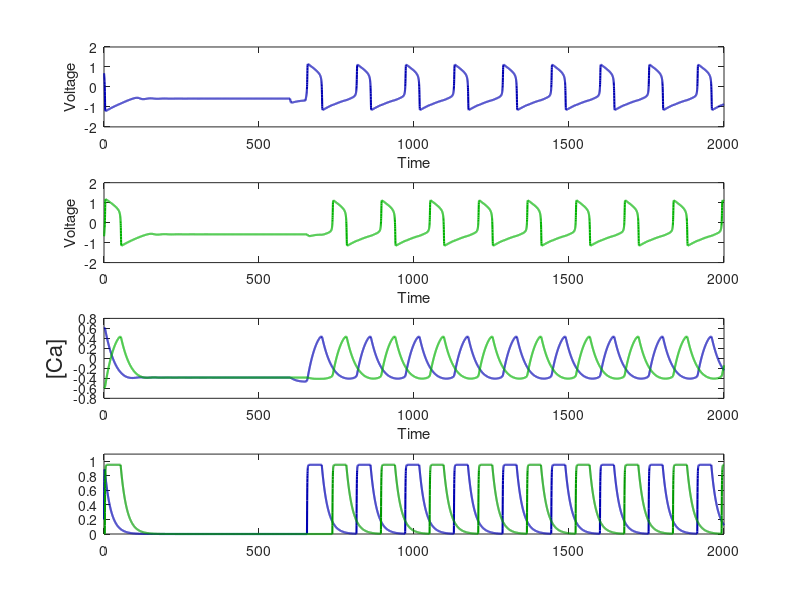
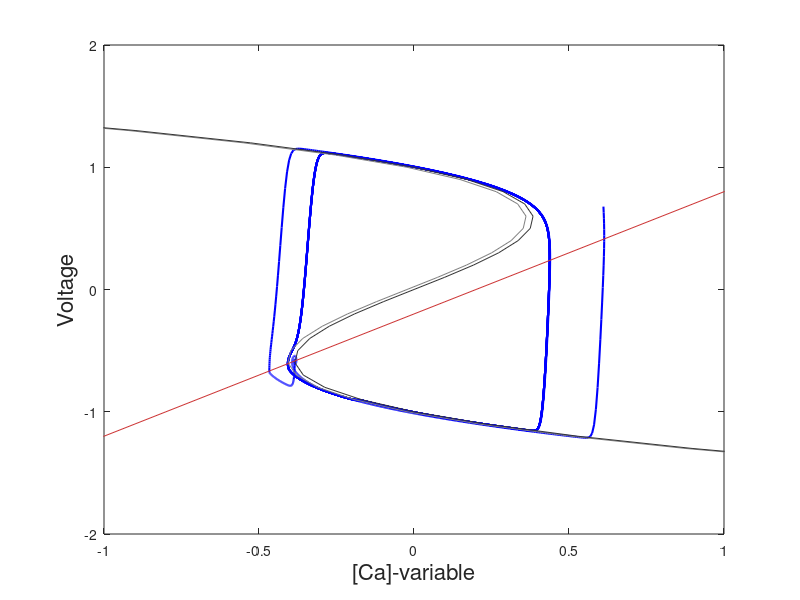

Reproduce these figures in MATLAB, in order.

clear all 
tic
tmax=2000; % max time in seconds
step=0.2;       % time step in msec

%-----Cellular parameters ---------------
eps=0.02;
Vshift=-0.2;
alpha=1;
beta=0.01;


% Constant stimuli if any
gsyn12=0.02;
gsyn21=0.02;

Erev=-2;

Iext=-0.1;
t1=600; % this time is in msec
t2=650; % this time is in msec
 

time=zeros(tmax/step,1);vv1=time;vv2=time;Caa1=time;Caa2=time;
ss1=time;ss2=time;

V1= 2; V2= -2; Ca1=.61; Ca2=-0.6; s1=0; s2=0;

tt=0;
i=0;
while (tt < tmax)
%pulse
 if tt>t1 && tt<t2
 Iapp=Iext;
 else
      Iapp=0.;
 end
    
V1 =V1 +step*( V1-V1.^3 - Ca1 + Iapp -gsyn21*s2*(V1-Erev));
V2 =V2 +step*( V2-V2.^3 - Ca2        - gsyn12*s1*(V2-Erev));
Ca1=Ca1+step*(eps*(V1-Vshift-Ca1 ));
Ca2=Ca2+step*(eps*(V2-Vshift-Ca2));
s1=s1  +step*(alpha*(1-s1)/(1+exp(-50*(V1))))-beta*s1;
s2=s2  +step*(alpha*(1-s2)/(1+exp(-50*(V2))))-beta*s2;
tt=tt+step;
i=i+1;
time(i)=tt;
vv1(i)=V1;
vv2(i)=V2;
Caa1(i)=Ca1;
Caa2(i)=Ca2;

%plot (tt,V1,'.','Color','blue');
%hold on
%drawnow; 

ss1(i)=s1;
ss2(i)=s2;

end  
 
toc     
figure(1)
clf
subplot(4,1,1)
plot(time,vv1,'Color',[0 0  .7],'LineWidth',1.5)
hold on
xlim([0 tmax]) 
ylim([-2 2])
xlabel('Time'),ylabel('Voltage')
 
subplot(4,1,2)
plot(time,vv2,'Color',[0 .7 0],'LineWidth',1.5)
hold on
xlabel('Time'),ylabel('Voltage')
xlim([0 tmax]) 
ylim([-2 2])

subplot(4,1,3)
plot(time,Caa1,'Color',[0 0  .7],'LineWidth',1.5)
hold on
plot(time,Caa2,'Color',[0 .7  0],'LineWidth',1.5)
hold on
%ylim([0.5 1.05])
xlim([0 tmax])
xlabel('Time'),ylabel('[Ca]','Fontsize', 16)
 

 
subplot(4,1,4)
   plot(time,ss1,'Color',[0.0 0.0 0.7],'LineWidth',1.5)
   hold on
   plot(time,ss2,'Color',[0.0 0.6 0.0],'LineWidth',1.5)
   hold on
   ylim([0 1.1])
   xlim([0 tmax])
%   

figure(2)
clf
plot(Caa1,vv1,'Color',[0 0  1],'LineWidth',1.5)
hold on
  
V = [-2:0.1:2];
VN =V - V.^3 + -gsyn12*(V1-Erev);   % V-nullcline
plot (VN,V,'Color',[0.5 0.5 0.5])
hold on
VN = V - V.^3 + 0*Iext;   % V-nullcline
plot (VN,V,'Color',[0.2 0.2 0.2])
hold on
CaN=(V-Vshift); % Ca-nullcline
plot (CaN,V,'Color',[0.8 0.2 0.2])
hold on 
xlim([-1 1]) 
ylim([-2 2])
 xlabel('[Ca]-variable','Fontsize', 16),ylabel('Voltage','Fontsize', 16)